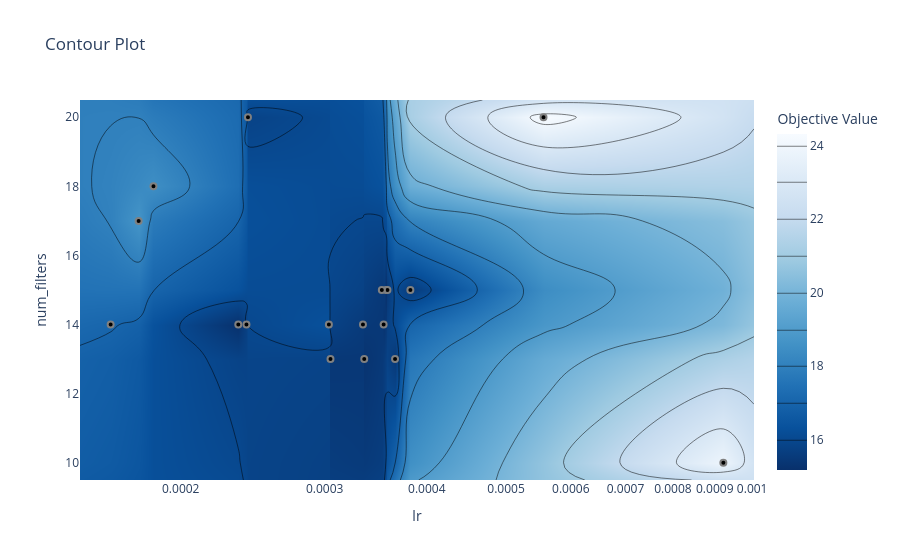

The code cell stored with this chart in its notebook:
### Code cell
plot_contour(study, params=["lr", "num_filters"])

### Figure 1 — Plotly figure (JSON) as saved in the notebook; plotly's stock layout.template omitted (floating-point values rounded to 4 significant figures; data arrays with more than 128 entries replaced by an {"elided": "..."} marker saying what was removed)
{"data": [{"colorbar": {"title": {"text": "Objective Value"}}, "colorscale": [[0, "rgb(247,251,255)"], [0.125, "rgb(222,235,247)"], [0.25, "rgb(198,219,239)"], [0.375, "rgb(158,202,225)"], [0.5, "rgb(107,174,214)"], [0.625, "rgb(66,146,198)"], [0.75, "rgb(33,113,181)"], [0.875, "rgb(8,81,156)"], [1, "rgb(8,48,107)"]], "connectgaps": true, "contours": {"coloring": "heatmap"}, "hoverinfo": "none", "line": {"smoothing": 1.3}, "reversescale": true, "type": "contour", "x": [0.0001506, 0.0001642, 0.0001777, 0.0001852, 0.0002352, 0.0002407, 0.0002417, 0.0003036, 0.0003049, 0.0003341, 0.0003354, 0.0003524, 0.0003542, 0.0003568, 0.000358, 0.0003658, 0.0003819, 0.0005556, 0.0009221, 0.001005], "y": [9.5, 10, 13, 14, 15, 17, 18, 20, 20.5], "z": {"elided": "9x20 float values"}}, {"marker": {"color": "black", "line": {"color": "Grey", "width": 2}}, "mode": "markers", "showlegend": false, "type": "scatter", "x": [0.0005556, 0.0001642, 0.0001777, 0.0001852, 0.0009221, 0.0002417, 0.0003036, 0.0002352, 0.0002407, 0.0003542, 0.0003341, 0.0003568, 0.000358, 0.0003524, 0.0003658, 0.0003049, 0.0003819, 0.0003354], "y": [20, 14, 17, 18, 10, 20, 14, 14, 14, 14, 14, 15, 15, 15, 13, 13, 15, 13]}], "layout": {"title": {"text": "Contour Plot"}, "xaxis": {"range": [-3.822, -2.998], "title": {"text": "lr"}, "type": "log"}, "yaxis": {"range": [9.5, 20.5], "title": {"text": "num_filters"}}}}
